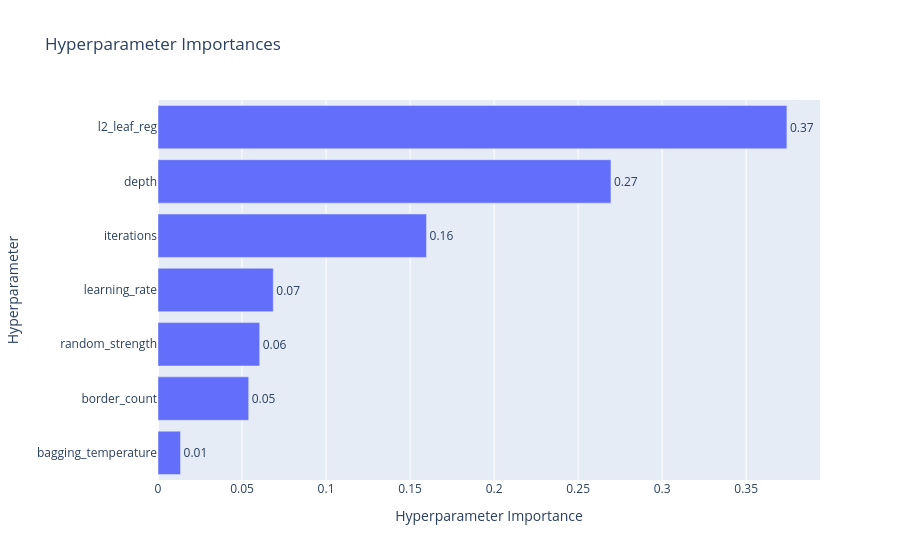

The notebook cell saved with this chart:
### Code cell
# Plot parameter importances
plot_param_importances(study)

### Figure 1 — Plotly figure (JSON) as saved in the notebook; plotly's stock layout.template omitted (floating-point values rounded to 4 significant figures)
{"data": [{"cliponaxis": false, "hovertemplate": ["bagging_temperature (FloatDistribution): 0.01340108935104557<extra></extra>", "border_count (IntDistribution): 0.0539631368206528<extra></extra>", "random_strength (FloatDistribution): 0.06050339239076734<extra></extra>", "learning_rate (FloatDistribution): 0.06859567156268558<extra></extra>", "iterations (IntDistribution): 0.15979109439146125<extra></extra>", "depth (IntDistribution): 0.2695225755704627<extra></extra>", "l2_leaf_reg (FloatDistribution): 0.37422303991292477<extra></extra>"], "name": "Objective Value", "orientation": "h", "text": ["0.01", "0.05", "0.06", "0.07", "0.16", "0.27", "0.37"], "textposition": "outside", "type": "bar", "x": [0.0134, 0.05396, 0.0605, 0.0686, 0.1598, 0.2695, 0.3742], "y": ["bagging_temperature", "border_count", "random_strength", "learning_rate", "iterations", "depth", "l2_leaf_reg"]}], "layout": {"autosize": true, "title": {"text": "Hyperparameter Importances"}, "xaxis": {"autorange": true, "range": [0, 0.3939], "title": {"text": "Hyperparameter Importance"}, "type": "linear"}, "yaxis": {"autorange": true, "range": [-0.5, 6.5], "title": {"text": "Hyperparameter"}, "type": "category"}}}
